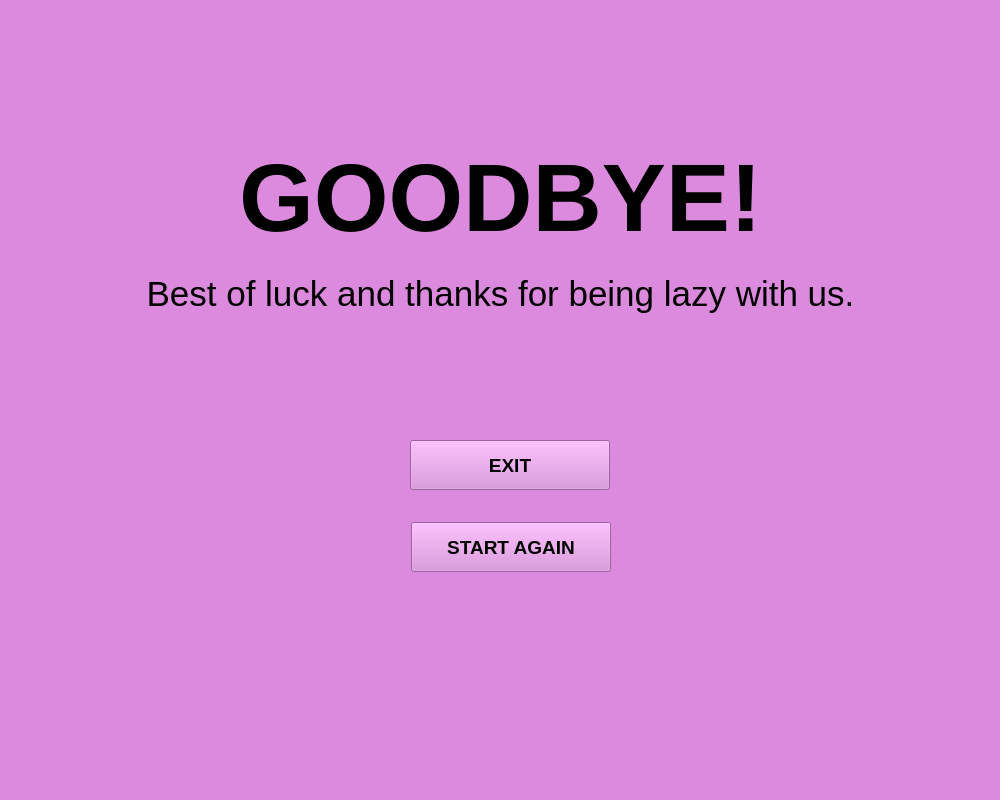
<?xml version="1.0" encoding="UTF-8"?>
<ui version="4.0">
 <class>Window_1_Start</class>
 <widget class="QMainWindow" name="Window_1_Start">
  <property name="geometry">
   <rect>
    <x>0</x>
    <y>0</y>
    <width>1000</width>
    <height>800</height>
   </rect>
  </property>
  <property name="windowTitle">
   <string>LazyApp</string>
  </property>
  <property name="styleSheet">
   <string notr="true">background-color: rgb(220, 138, 221);</string>
  </property>
  <widget class="QWidget" name="centralwidget">
   <widget class="QTextBrowser" name="welcoming_text_1">
    <property name="geometry">
     <rect>
      <x>0</x>
      <y>270</y>
      <width>1001</width>
      <height>51</height>
     </rect>
    </property>
    <property name="autoFillBackground">
     <bool>true</bool>
    </property>
    <property name="frameShape">
     <enum>QFrame::NoFrame</enum>
    </property>
    <property name="frameShadow">
     <enum>QFrame::Plain</enum>
    </property>
    <property name="lineWidth">
     <number>0</number>
    </property>
    <property name="html">
     <string>&lt;!DOCTYPE HTML PUBLIC &quot;-//W3C//DTD HTML 4.0//EN&quot; &quot;http://www.w3.org/TR/REC-html40/strict.dtd&quot;&gt;
&lt;html&gt;&lt;head&gt;&lt;meta name=&quot;qrichtext&quot; content=&quot;1&quot; /&gt;&lt;style type=&quot;text/css&quot;&gt;
p, li { white-space: pre-wrap; }
&lt;/style&gt;&lt;/head&gt;&lt;body style=&quot; font-family:'Ubuntu'; font-size:11pt; font-weight:400; font-style:normal;&quot;&gt;
&lt;p align=&quot;center&quot; style=&quot; margin-top:0px; margin-bottom:0px; margin-left:0px; margin-right:0px; -qt-block-indent:0; text-indent:0px;&quot;&gt;&lt;span style=&quot; font-size:26pt;&quot;&gt;Best of luck and thanks for being lazy with us.&lt;/span&gt;&lt;/p&gt;&lt;/body&gt;&lt;/html&gt;</string>
    </property>
   </widget>
   <widget class="QPushButton" name="exit_button">
    <property name="geometry">
     <rect>
      <x>410</x>
      <y>440</y>
      <width>200</width>
      <height>50</height>
     </rect>
    </property>
    <property name="font">
     <font>
      <pointsize>14</pointsize>
      <weight>75</weight>
      <bold>true</bold>
     </font>
    </property>
    <property name="text">
     <string>EXIT</string>
    </property>
   </widget>
   <widget class="QTextBrowser" name="welcoming_text_2">
    <property name="geometry">
     <rect>
      <x>0</x>
      <y>140</y>
      <width>1001</width>
      <height>121</height>
     </rect>
    </property>
    <property name="autoFillBackground">
     <bool>true</bool>
    </property>
    <property name="frameShape">
     <enum>QFrame::NoFrame</enum>
    </property>
    <property name="frameShadow">
     <enum>QFrame::Plain</enum>
    </property>
    <property name="lineWidth">
     <number>0</number>
    </property>
    <property name="html">
     <string>&lt;!DOCTYPE HTML PUBLIC &quot;-//W3C//DTD HTML 4.0//EN&quot; &quot;http://www.w3.org/TR/REC-html40/strict.dtd&quot;&gt;
&lt;html&gt;&lt;head&gt;&lt;meta name=&quot;qrichtext&quot; content=&quot;1&quot; /&gt;&lt;style type=&quot;text/css&quot;&gt;
p, li { white-space: pre-wrap; }
&lt;/style&gt;&lt;/head&gt;&lt;body style=&quot; font-family:'Ubuntu'; font-size:11pt; font-weight:400; font-style:normal;&quot;&gt;
&lt;p align=&quot;center&quot; style=&quot; margin-top:0px; margin-bottom:0px; margin-left:0px; margin-right:0px; -qt-block-indent:0; text-indent:0px;&quot;&gt;&lt;span style=&quot; font-size:72pt; font-weight:704;&quot;&gt;GOODBYE!&lt;/span&gt;&lt;/p&gt;&lt;/body&gt;&lt;/html&gt;</string>
    </property>
   </widget>
   <widget class="QPushButton" name="start_button_2">
    <property name="geometry">
     <rect>
      <x>411</x>
      <y>522</y>
      <width>200</width>
      <height>50</height>
     </rect>
    </property>
    <property name="font">
     <font>
      <pointsize>14</pointsize>
      <weight>75</weight>
      <bold>true</bold>
     </font>
    </property>
    <property name="text">
     <string>START AGAIN</string>
    </property>
   </widget>
  </widget>
  <widget class="QMenuBar" name="menubar">
   <property name="geometry">
    <rect>
     <x>0</x>
     <y>0</y>
     <width>1000</width>
     <height>22</height>
    </rect>
   </property>
  </widget>
  <widget class="QStatusBar" name="statusbar"/>
 </widget>
 <resources/>
 <connections/>
</ui>
